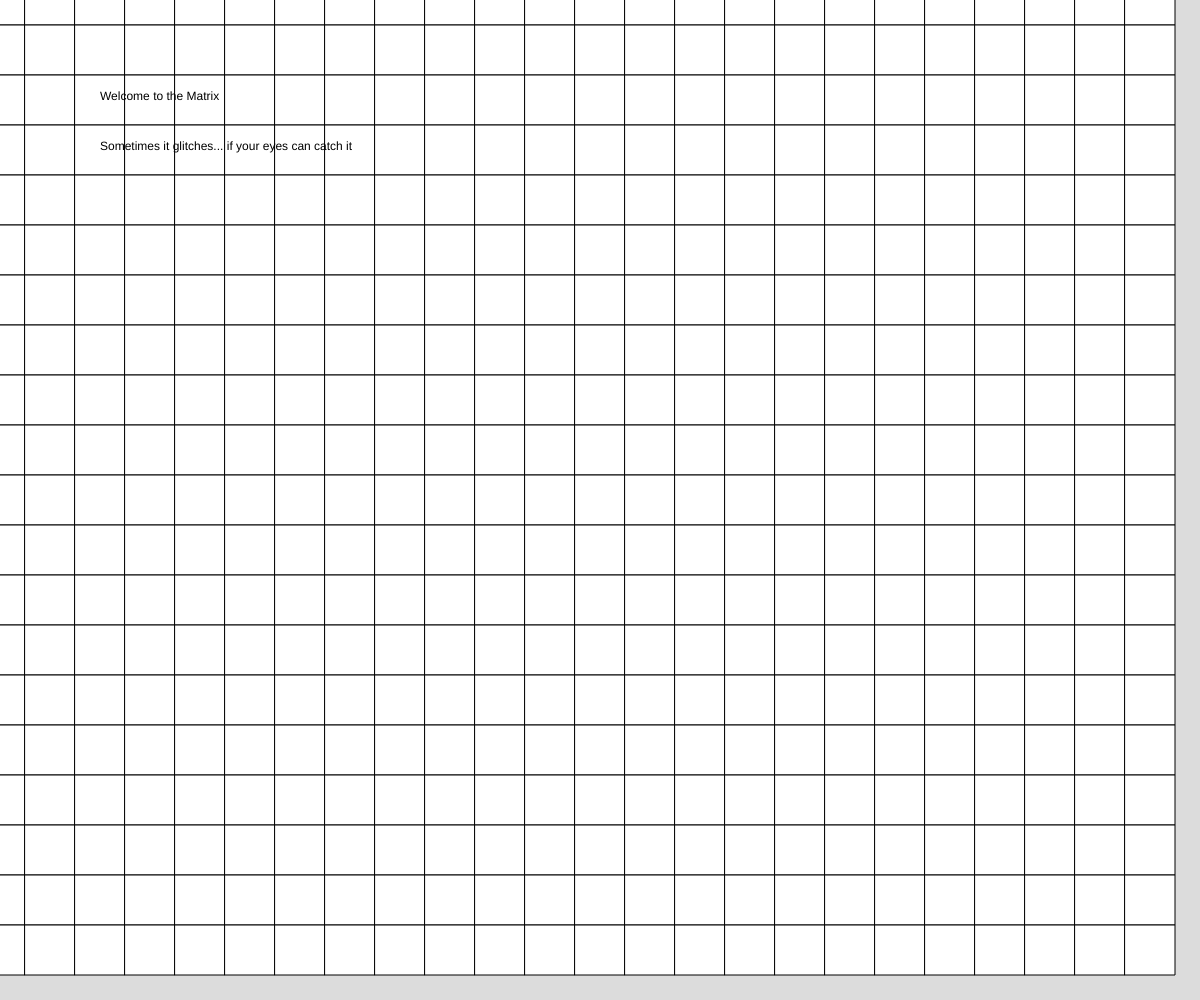
Frame 1 (no input)
Frame 60 (no input): identical to frame 1, image omitted
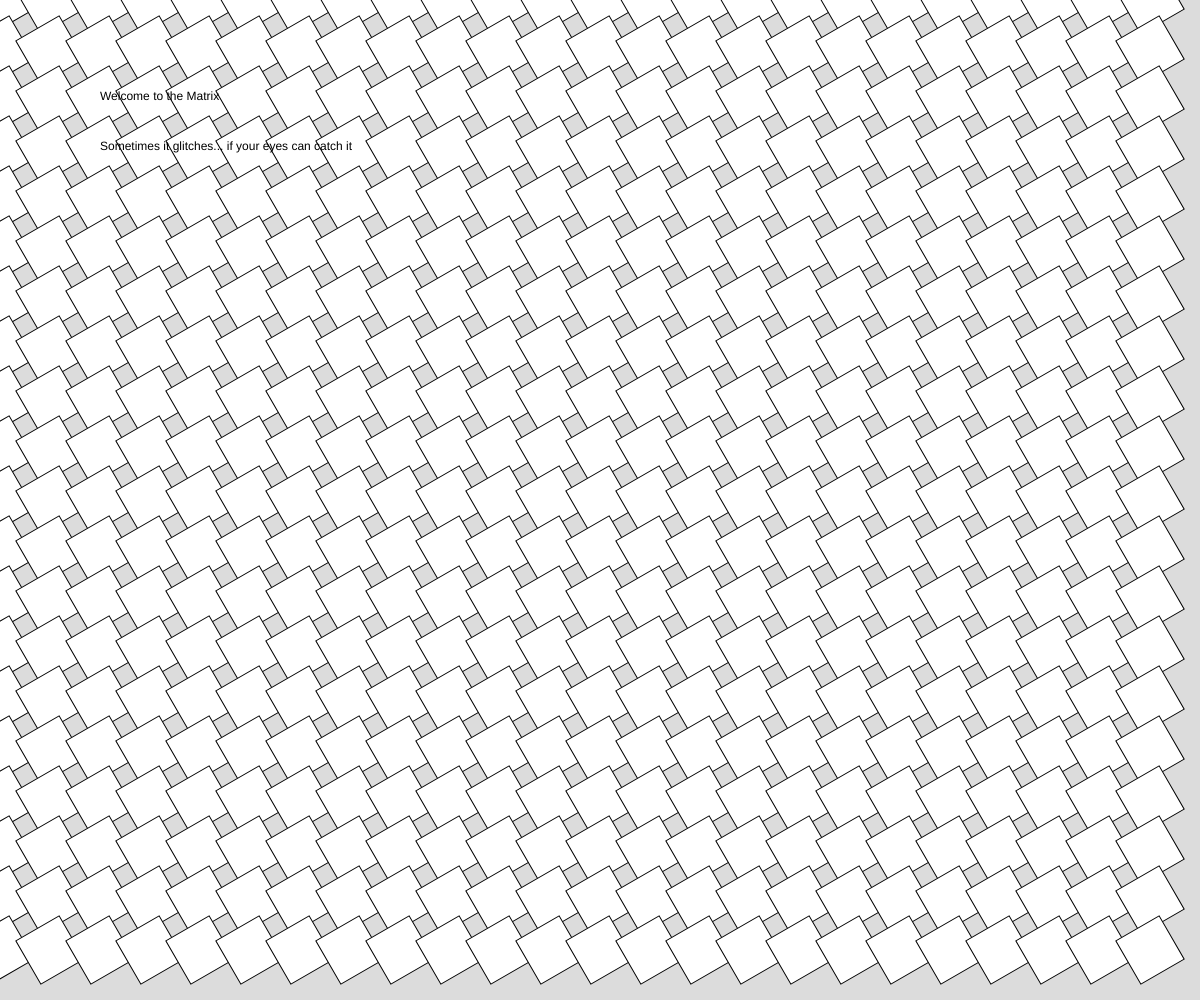
Frame 120 (the mouse pressed at the canvas centre since frame 60)

The p5.js sketch that drew these frames (run headless with seeded random() and noise() and a simulated clock; from frame 60 on, the mouse is pressed at the canvas centre):

// p5.js sketch
// ── sketch.js
let blocks = [];
let rows;
let cols;
let size = 50;
let offset = 20;
let distMouse = 20;
let b;

function setup() {
  createCanvas(window.innerWidth, window.innerHeight);
  rectMode(CENTER);
  angleMode(DEGREES);
  cols = width / size;
  rows = height / size;

  //   b = new Block(width / 2, height / 2);
  for (let i = 0; i < cols; i++) {
    blocks[i] = [];
    for (let j = 0; j < rows; j++) {
      blocks[i][j] = new Block(i * size, j * size);
    }
  }
}

function draw() {
  background(220);
  //   b.move();
  //   b.display();
  for (let i = 0; i < cols; i++) {
    for (let j = 0; j < rows; j++) {
      blocks[i][j].move();
      blocks[i][j].display();
    }
  }

  text("Welcome to the Matrix", 100, 100);
  text("Sometimes it glitches... if your eyes can catch it", 100, 150);
}

// ── block.js
class Block {
  constructor(x, y) {
    this.x = x;
    this.y = y;
    this.angle = 0;
  }

  display() {
    push();
    translate(this.x, this.y);
    rotate(this.angle);
    rect(0, 0, size, size);
    pop();
  }

  move() {
    let distance;
    if (pmouseX - mouseX != 0 || pmouseY - mouseY != 0) {
      distance = dist(mouseX, mouseY, this.x, this.y);
      this.angle += 1;
    } else {
      if (this.angle > 0 && this.angle < 90) {
        this.angle += 1;
      } else {
        this.angle = 0;
      }
    }
  }
}
